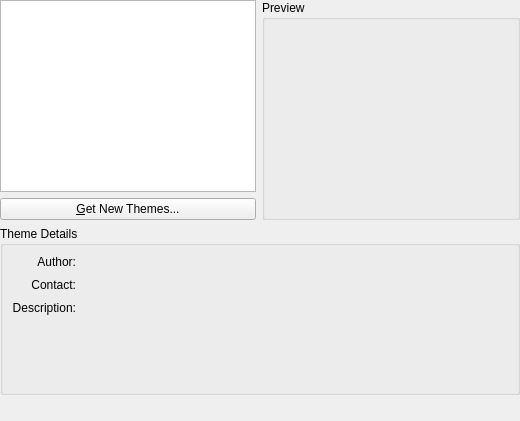
<?xml version="1.0" encoding="UTF-8"?>
<ui version="4.0">
 <class>KGameThemeSelectorBase</class>
 <widget class="QWidget" name="KGameThemeSelectorBase">
  <property name="geometry">
   <rect>
    <x>0</x>
    <y>0</y>
    <width>520</width>
    <height>421</height>
   </rect>
  </property>
  <layout class="QVBoxLayout" name="verticalLayout">
   <property name="margin">
    <number>0</number>
   </property>
   <item>
    <layout class="QHBoxLayout">
     <item>
      <layout class="QVBoxLayout">
       <item>
        <widget class="QListWidget" name="themeList">
         <property name="sizePolicy">
          <sizepolicy hsizetype="Preferred" vsizetype="Expanding">
           <horstretch>0</horstretch>
           <verstretch>0</verstretch>
          </sizepolicy>
         </property>
         <property name="minimumSize">
          <size>
           <width>120</width>
           <height>0</height>
          </size>
         </property>
        </widget>
       </item>
       <item>
        <widget class="KNSWidgets::Button" name="getNewButton">
         <property name="text">
          <string>&amp;Get New Themes...</string>
         </property>
        </widget>
       </item>
      </layout>
     </item>
     <item>
      <widget class="QGroupBox" name="groupBox_2">
       <property name="sizePolicy">
        <sizepolicy hsizetype="Expanding" vsizetype="Preferred">
         <horstretch>0</horstretch>
         <verstretch>0</verstretch>
        </sizepolicy>
       </property>
       <property name="title">
        <string>Preview</string>
       </property>
       <layout class="QVBoxLayout">
        <property name="spacing">
         <number>6</number>
        </property>
        <property name="margin">
         <number>9</number>
        </property>
        <item>
         <widget class="QLabel" name="themePreview">
          <property name="sizePolicy">
           <sizepolicy hsizetype="Preferred" vsizetype="Preferred">
            <horstretch>0</horstretch>
            <verstretch>0</verstretch>
           </sizepolicy>
          </property>
          <property name="minimumSize">
           <size>
            <width>160</width>
            <height>120</height>
           </size>
          </property>
          <property name="alignment">
           <set>Qt::AlignCenter</set>
          </property>
         </widget>
        </item>
       </layout>
      </widget>
     </item>
    </layout>
   </item>
   <item>
    <widget class="QGroupBox" name="groupBox">
     <property name="sizePolicy">
      <sizepolicy hsizetype="Expanding" vsizetype="Expanding">
       <horstretch>0</horstretch>
       <verstretch>0</verstretch>
      </sizepolicy>
     </property>
     <property name="title">
      <string>Theme Details</string>
     </property>
     <layout class="QGridLayout" name="gridLayout">
      <property name="spacing">
       <number>9</number>
      </property>
      <item row="0" column="1">
       <widget class="QLabel" name="themeAuthor">
        <property name="sizePolicy">
         <sizepolicy hsizetype="Expanding" vsizetype="Minimum">
          <horstretch>0</horstretch>
          <verstretch>0</verstretch>
         </sizepolicy>
        </property>
        <property name="text">
         <string/>
        </property>
        <property name="alignment">
         <set>Qt::AlignLeading|Qt::AlignLeft|Qt::AlignTop</set>
        </property>
        <property name="wordWrap">
         <bool>true</bool>
        </property>
        <property name="openExternalLinks">
         <bool>false</bool>
        </property>
        <property name="textInteractionFlags">
         <set>Qt::LinksAccessibleByMouse</set>
        </property>
       </widget>
      </item>
      <item row="1" column="0">
       <widget class="QLabel" name="labelContact">
        <property name="text">
         <string>Contact:</string>
        </property>
        <property name="alignment">
         <set>Qt::AlignRight|Qt::AlignTop|Qt::AlignTrailing</set>
        </property>
       </widget>
      </item>
      <item row="1" column="1">
       <widget class="QLabel" name="themeContact">
        <property name="sizePolicy">
         <sizepolicy hsizetype="Expanding" vsizetype="Minimum">
          <horstretch>0</horstretch>
          <verstretch>0</verstretch>
         </sizepolicy>
        </property>
        <property name="text">
         <string/>
        </property>
        <property name="alignment">
         <set>Qt::AlignLeading|Qt::AlignLeft|Qt::AlignTop</set>
        </property>
        <property name="wordWrap">
         <bool>true</bool>
        </property>
        <property name="openExternalLinks">
         <bool>true</bool>
        </property>
        <property name="textInteractionFlags">
         <set>Qt::LinksAccessibleByMouse</set>
        </property>
       </widget>
      </item>
      <item row="2" column="0">
       <widget class="QLabel" name="labelDescription">
        <property name="text">
         <string>Description:</string>
        </property>
        <property name="alignment">
         <set>Qt::AlignRight|Qt::AlignTop|Qt::AlignTrailing</set>
        </property>
       </widget>
      </item>
      <item row="2" column="1">
       <widget class="QLabel" name="themeDescription">
        <property name="sizePolicy">
         <sizepolicy hsizetype="Expanding" vsizetype="Minimum">
          <horstretch>0</horstretch>
          <verstretch>0</verstretch>
         </sizepolicy>
        </property>
        <property name="text">
         <string/>
        </property>
        <property name="alignment">
         <set>Qt::AlignLeading|Qt::AlignLeft|Qt::AlignTop</set>
        </property>
        <property name="wordWrap">
         <bool>true</bool>
        </property>
        <property name="openExternalLinks">
         <bool>false</bool>
        </property>
        <property name="textInteractionFlags">
         <set>Qt::LinksAccessibleByMouse</set>
        </property>
       </widget>
      </item>
      <item row="0" column="0">
       <widget class="QLabel" name="labelAuthor">
        <property name="text">
         <string>Author:</string>
        </property>
        <property name="alignment">
         <set>Qt::AlignRight|Qt::AlignTop|Qt::AlignTrailing</set>
        </property>
       </widget>
      </item>
      <item row="3" column="0" colspan="2">
       <spacer name="verticalSpacer_2">
        <property name="orientation">
         <enum>Qt::Vertical</enum>
        </property>
        <property name="sizeHint" stdset="0">
         <size>
          <width>20</width>
          <height>40</height>
         </size>
        </property>
       </spacer>
      </item>
     </layout>
    </widget>
   </item>
   <item>
    <widget class="KLineEdit" name="kcfg_Theme">
     <property name="enabled">
      <bool>false</bool>
     </property>
     <property name="frame">
      <bool>false</bool>
     </property>
     <property name="readOnly">
      <bool>false</bool>
     </property>
    </widget>
   </item>
  </layout>
 </widget>
 <customwidgets>
  <customwidget>
   <class>KLineEdit</class>
   <extends>QLineEdit</extends>
   <header>klineedit.h</header>
  </customwidget>
  <customwidget>
   <class>KNSWidgets::Button</class>
   <extends>QPushButton</extends>
   <header>KNSWidgets/Button</header>
  </customwidget>
 </customwidgets>
 <resources/>
 <connections/>
</ui>
